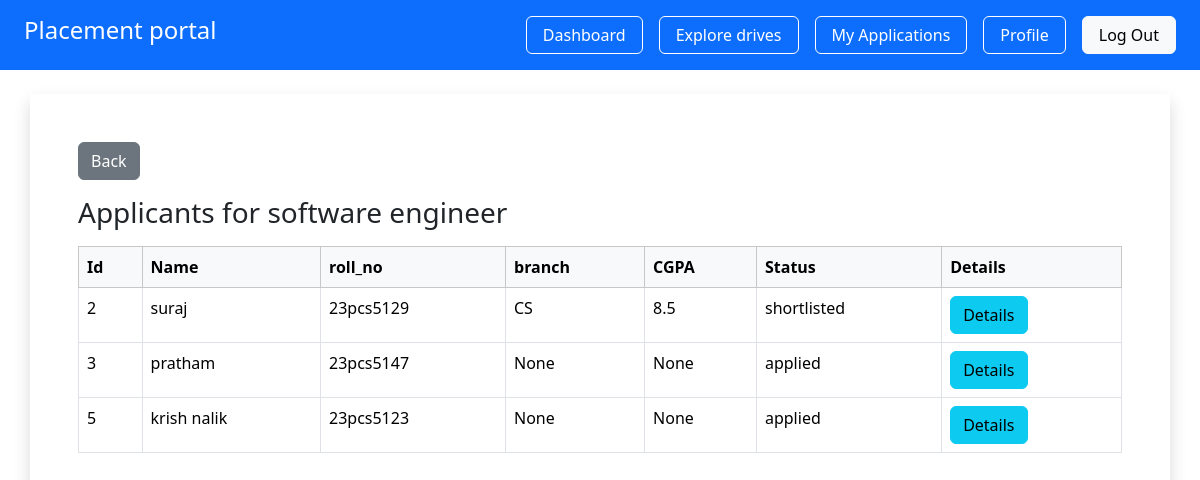
Page /company/view/1 (signed in) on the committed database.
### app/models.py (models this page shows, shortened)
class PlacementDrive(db.Model):
     __tablename__ = "placement_drives"
     id = db.Column(db.Integer, primary_key=True)
     company_id = db.Column(db.Integer, db.ForeignKey("companies.id"), nullable=False)
     job_title = db.Column(db.String(150), nullable=False )
     description = db.Column(db.Text)
     eligibility= db.Column(db.String(200))
     deadline = db.Column(db.Date)
     status = db.Column(db.String(20) , default = 'pending')
     created_at  = db.Column(db.DateTime, default=datetime.utcnow)
     company= db.relationship('Company', backref='drives')

class Application(db.Model):
     __tablename__ = "applications"
     id = db.Column(db.Integer, primary_key=True)
     student_id = db.Column(db.Integer, db.ForeignKey("students.id"), nullable=False)
     drive_id =db.Column(db.Integer, db.ForeignKey("placement_drives.id"), nullable=False)
     applied_on =db.Column(db.DateTime, default=datetime.utcnow)
     status = db.Column(db.String(20), default="applied")
     student = db.relationship("Student", backref="applications")
     drive= db.relationship("PlacementDrive", backref="applications")
     __table_args__ = (
          db.UniqueConstraint("student_id","drive_id", name="unique_application"),
     )

class Student(db.Model):
     __tablename__ = "students"
     id = db.Column(db.Integer, primary_key=True )
     user_id = db.Column(db.Integer, db.ForeignKey("users.id"), nullable=False)
     name = db.Column(db.String(100), nullable=False)
     roll_no = db.Column(db.String(50), unique=True, nullable=False)
     branch= db.Column(db.String(50))
     cgpa=db.Column(db.Float)
     phone = db.Column(db.String(15))
     resume = db.Column(db.String(200))
     is_blacklisted = db.Column(db.Boolean, default=False)
     user = db.relationship("User", backref=db.backref("student", uselist=False), uselist=False )

### app/company/routes.py (the view)
@company.route('/company/view/<int:id>')
@login_required
def view_application(id):
    drive = PlacementDrive.query.get_or_404(id)
    return render_template("company/view.html", drive=drive)

### app/__init__.py (called while the page is built)
@login_manager.user_loader
def load_user(user_id):
    from app.models import User
    return User.query.get(int(user_id))

### app/templates/company/view.html
{% extends 'base.html' %}
{% block content %}
<div class="p-5 bg-opacity-25 container shadow p-2 mt-4" >
      <a href="{{ url_for('company.c_company') }}"
               class="btn btn-secondary mb-3">
               Back
      </a>
      <h3>Applicants for {{ drive.job_title }}</h3>
     {% if drive.applications %}
     <table class="table table-bordered table-hover mt-3 ">
            <thead class="table-light">
                <tr>
                    <th>Id</th>
                    <th>Name</th>
                    <th>roll_no</th>
                    <th>branch</th>
                    <th>CGPA</th>
                    <th>Status</th>
                    <th>Details</th>
               </tr>
            </thead>
            <tbody>
               {% for stu in drive.applications %}
               <tr>
                    <td>{{stu.student.id}}</td>
                    <td>{{stu.student.name}}</td>
                    <td>{{stu.student.roll_no}}</td>
                    <td>{{stu.student.branch}}</td>
                    <td>{{stu.student.cgpa}}</td>
                    <td>{{stu.status}}</td>
                    <td><a href="{{ url_for('company.application_detail', app_id=stu.id) }}"
                       class="btn btn-info">
                        Details
                    </a></td>
               </tr>
               {% endfor %}
            </tbody>
     </table>
     {% endif %}
</div>
{% endblock %}

### rows in the picture
PlacementDrive: job_title "software engineer"
Application: student.id "2", student.name "suraj", student.roll_no "23pcs5129", student.branch "CS", student.cgpa "8.5", status "shortlisted"
Application: student.id "3", student.name "pratham", student.roll_no "23pcs5147", student.branch "None", student.cgpa "None", status "applied"
Application: student.id "5", student.name "krish nalik", student.roll_no "23pcs5123", student.branch "None", student.cgpa "None", status "applied"
